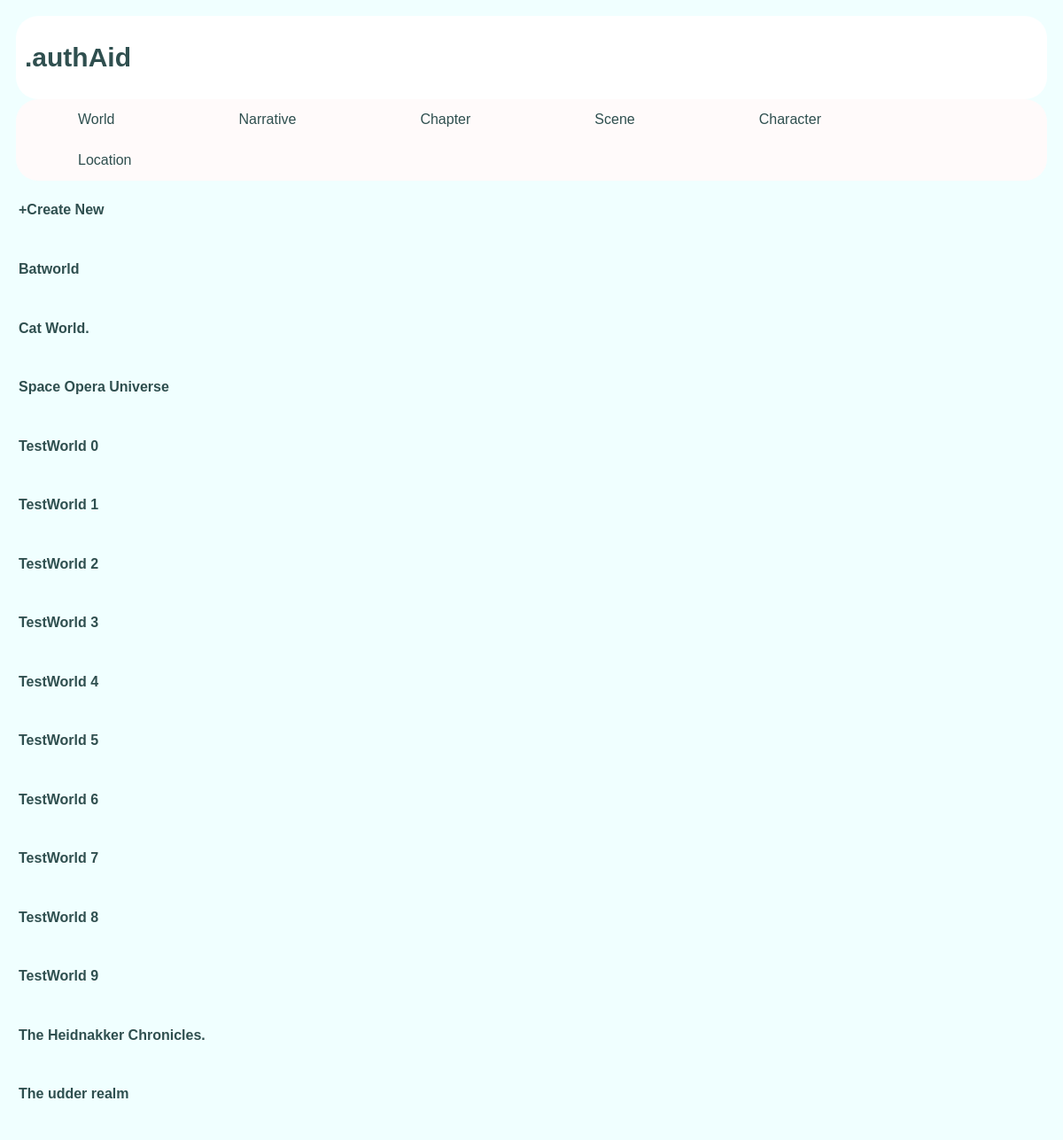
Screenshot of /author/world/ with the database file from the repository.
### author/models.py (models this page shows, shortened)
class World(models.Model):
    name,description,notes = charFieldsAndNotes()

### author/views.py (the view)
# urls.py: path('world/',views.WorldView.as_view(), name='world'),
class WorldView(ListView):
    template_name,context_object_name = getPathFromAndContext_list('world', 'world')
    def get_queryset(self):
        return World.objects.all().order_by('name')

### author/templates/author/world.html (shortened to what this page needs)
<!DOCTYPE html>
<html lang="en">
<head>
</head>
<body>
{% extends "author/base.html" %}
{%block content%}
{% load static %}
<link rel="stylesheet" type="text/css" href="{% static 'author/nonbasestyle.css' %}">
    <div class="sidebar">
    <h4><a href="{% url 'author:world_create'%}">+Create New</a> </h4>
    </div>
    {% if world_list %}
            {% for world in world_list %}
                <div class="sidebar">
                    <h4><a href= "{%url 'author:world_detail' world.id%}" >{{world.name}}</a> </h4>
                </div>
            {% endfor %}
    {% endif %}
{%endblock%}

### author/static/author/style.css (style rules this page uses)
* { box-sizing: border-box; border-radius: 25px }
body { font-family: arial; padding:10px; background: Azure; }

### author/static/author/nonbasestyle.css (style rules this page uses)
.sidebar { overflow:auto; background-color:Azure; width:fit-content; padding: 3px;border-radius: 0px;margin:left; display:block; }
.sidebar a:link,a:visited { text-decoration: none; color:#2F4F4F; }

### rows the page displays
World: name "Batworld"
World: name "Cat World."
World: name "Space Opera Universe"
World: name "TestWorld 0"
World: name "TestWorld 1"
World: name "TestWorld 2"
World: name "TestWorld 3"
World: name "TestWorld 4"
World: name "TestWorld 5"
World: name "TestWorld 6"
World: name "TestWorld 7"
World: name "TestWorld 8"
World: name "TestWorld 9"
World: name "The Heidnakker Chronicles."
World: name "The udder realm"
